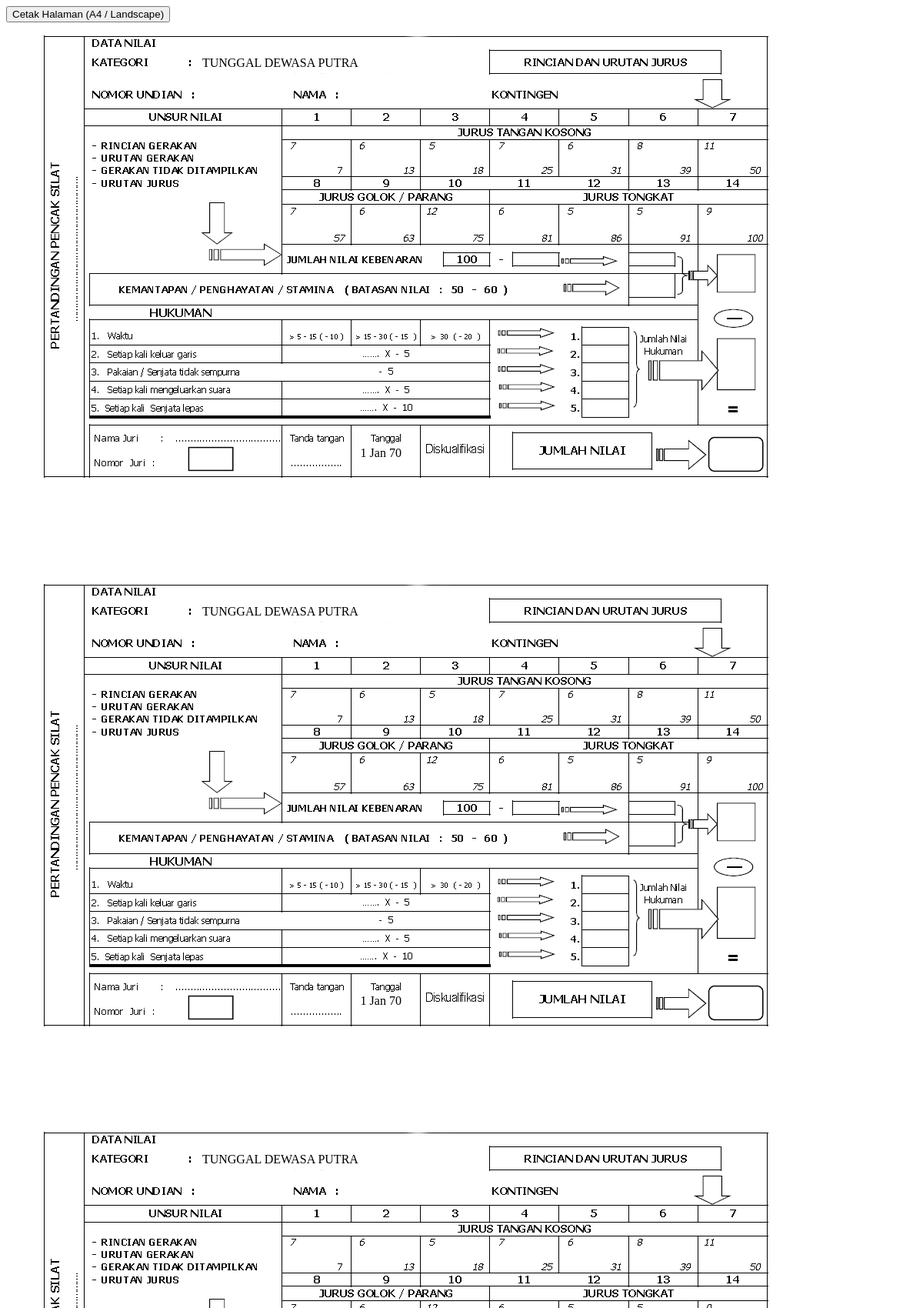
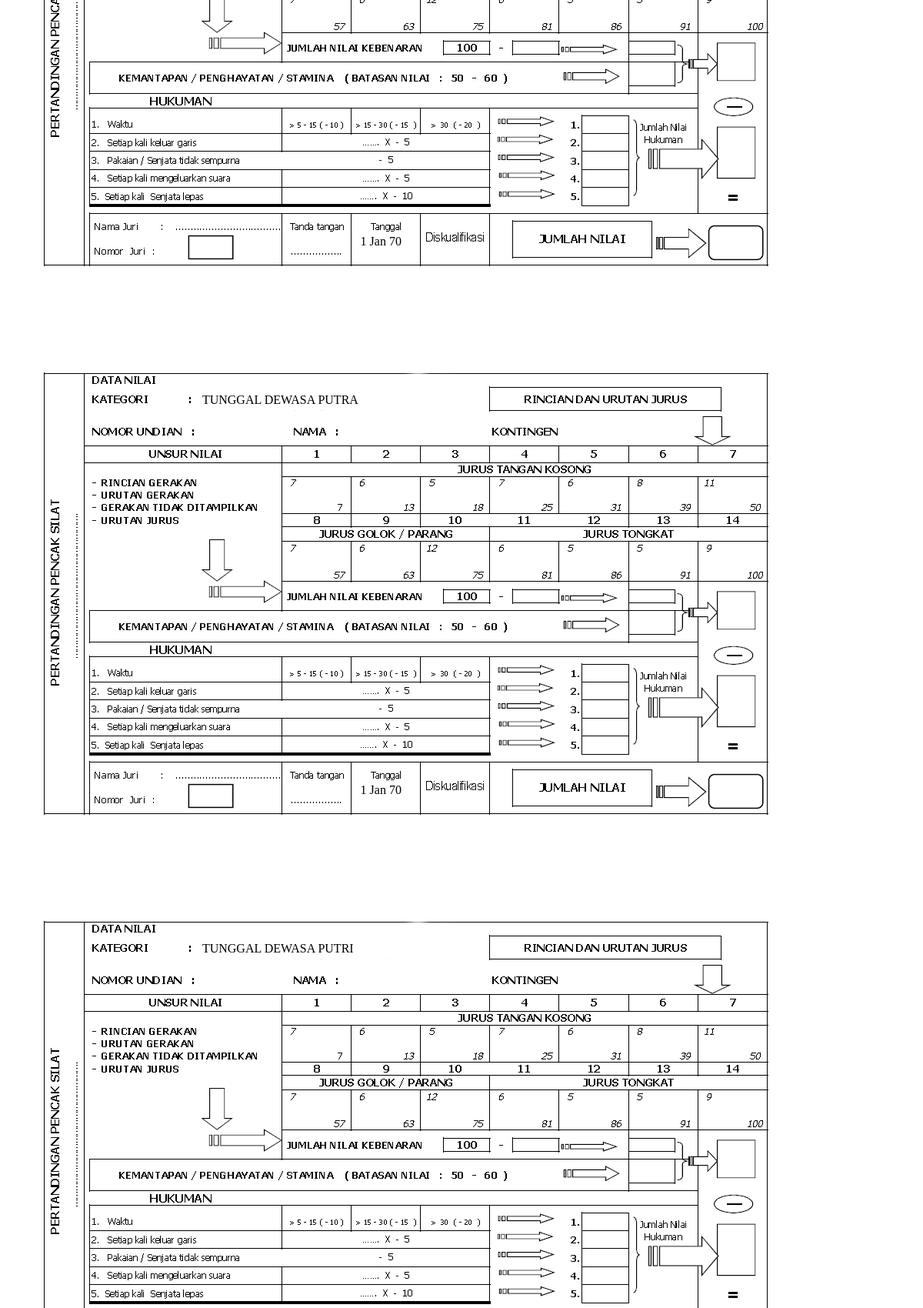
The page /admin/do_form_nilai_tunggal.php (signed in, upper part) on the database its author committed (2 pictures, top to bottom).
### tables this page shows
CREATE TABLE `jadwal_tgr` (
  `id_partai` int(11) NOT NULL,
  `tgl` date NOT NULL,
  `partai` varchar(4) NOT NULL,
  `kategori` varchar(25) NOT NULL,
  `golongan` varchar(255) NOT NULL,
  `nm_merah` varchar(55) NOT NULL,
  `kontingen_merah` varchar(55) NOT NULL,
  `nm_biru` varchar(55) NOT NULL,
  `kontingen_biru` varchar(55) NOT NULL,
  `status` varchar(55) NOT NULL DEFAULT '-',
  `pemenang` varchar(150) NOT NULL DEFAULT '-',
  `babak` varchar(55) DEFAULT NULL,
  `medali` varchar(2) NOT NULL DEFAULT '0',
  `aktif` varchar(2) NOT NULL DEFAULT '0'
);

### admin/do_form_nilai_tunggal.php (the view, shortened to what this page needs)
<?php
include('includes/connection.php');
$tgl = mysqli_real_escape_string($koneksi, $_POST["tgl"]);
$tanggal = date("j M y", strtotime($tgl));
  $sqljadwaltgr = "SELECT * FROM jadwal_tgr
          WHERE kategori = 'Tunggal'
          ORDER BY id_partai ASC";
  $jadwal_tgr = mysqli_query($koneksi,$sqljadwaltgr);
?>
<!DOCTYPE html PUBLIC "-//W3C//DTD XHTML 1.0 Transitional//EN" "http://www.w3.org/TR/xhtml1/DTD/xhtml1-transitional.dtd">
<html xmlns="http://www.w3.org/1999/xhtml">
<head>
</head>
<body>
<div class="non-printable"><button onclick="window.print()">Cetak Halaman (A4 / Landscape)</button></div>
<?php while($jadwal = mysqli_fetch_array($jadwal_tgr)) { ?>
<div class="background">
<table border="0" width="100%">
  <tr height="57">
    <td width="23%"></td>
    <td colspan="3"><?php echo $jadwal['kategori'].' '.$jadwal['golongan']; ?></td>
  </tr>
  <tr>
    <td></td>
    <td width="19%"><?php echo $jadwal['noundian']; ?></td>
    <td width="28%"><?php echo $jadwal['nama']; ?></td>
    <td><?php echo $jadwal['kontingen']; ?></td>
  </tr>
  <tr height="460">
    <td></td>
    <td></td>
    <td></td>
    <td></td>
  </tr>
  <tr>
    <td></td>
    <td></td>
    <td>&emsp;<?php echo $tanggal; ?></td>
    <td></td>
    <td></td>
  </tr>
</table>
</div>
<?php } ?>
</body>
</html>

### admin/do_form_nilai_tunggal.php (style rules this page uses)
.background { margin-left:1em; margin-top:1em; width: 1000px; height: 690px; padding-left:5pt; padding-top:5pt; background: url("img/formnilai_tunggal.png") top no-repeat; }

### rows shown on the page
jadwal_tgr: kategori "TUNGGAL", golongan "DEWASA PUTRA"
jadwal_tgr: kategori "TUNGGAL", golongan "DEWASA PUTRA"
jadwal_tgr: kategori "TUNGGAL", golongan "DEWASA PUTRA"
jadwal_tgr: kategori "TUNGGAL", golongan "DEWASA PUTRA"
jadwal_tgr: kategori "TUNGGAL", golongan "DEWASA PUTRI"
